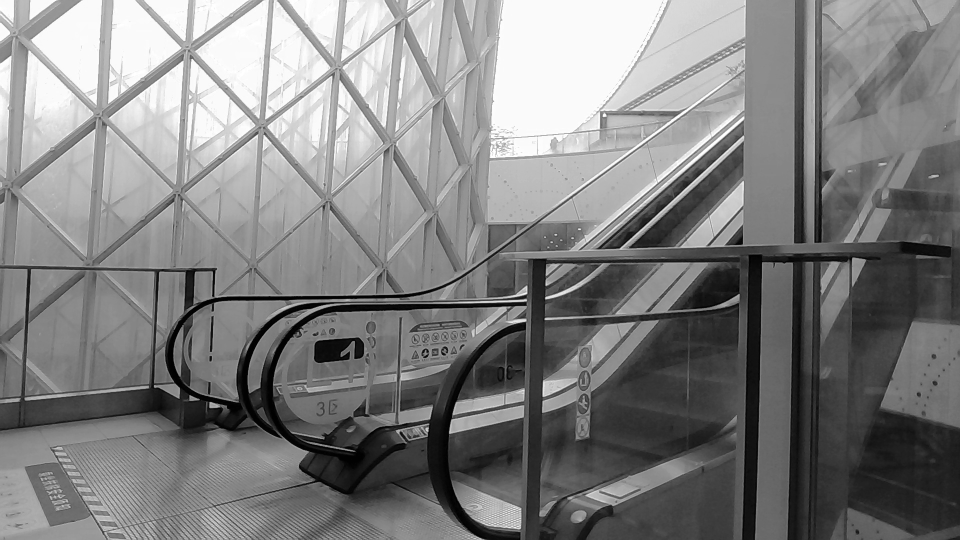
#> input picture image_quality_evaluation/brightness.png, 1920 x 1080 px (shown at 1/2 size)
$ python downsampling.py --input_path ../image_quality_evaluation/brightness.png
#> lines starting #> are read from the running program, lines starting #| are printed output that depends on the picture
import argparse
import re

import cv2
import numpy as np
from PIL import Image
import os

def Walk(path, suffix:list):
    file_list = []
    suffix = [s.lower() for s in suffix]
    if not os.path.exists(path):
        print("not exist path {}".format(path))
        return []

    if os.path.isfile(path):
        return [path,]

    for root, dirs, files in os.walk(path):
        for file in files:
            if os.path.splitext(file)[1].lower()[1:] in suffix:
                file_list.append(os.path.join(root, file))

    file_list.sort(key=lambda x:int(re.findall('\d+', os.path.splitext(os.path.basename(x))[0])[0]))

    return file_list

def resize_images_in_folder(input_path, output_path, scale):
    # 获取指定路径下所有图片文件
#> called with scale = 2
    file_list = Walk(input_path, ['jpg', 'jpeg', 'png', 'bmp'])

    # 遍历每一张图片，并将其resize成原来的2倍大小
    for img_file in file_list:
        # 打开图片文件
        img = cv2.imread(img_file, -1)
#> img is the input picture: shape (1080, 1920); min 0, max 255, mean 128.8

        # 计算新的图片大小
        resized_image = img[::2, ::2]
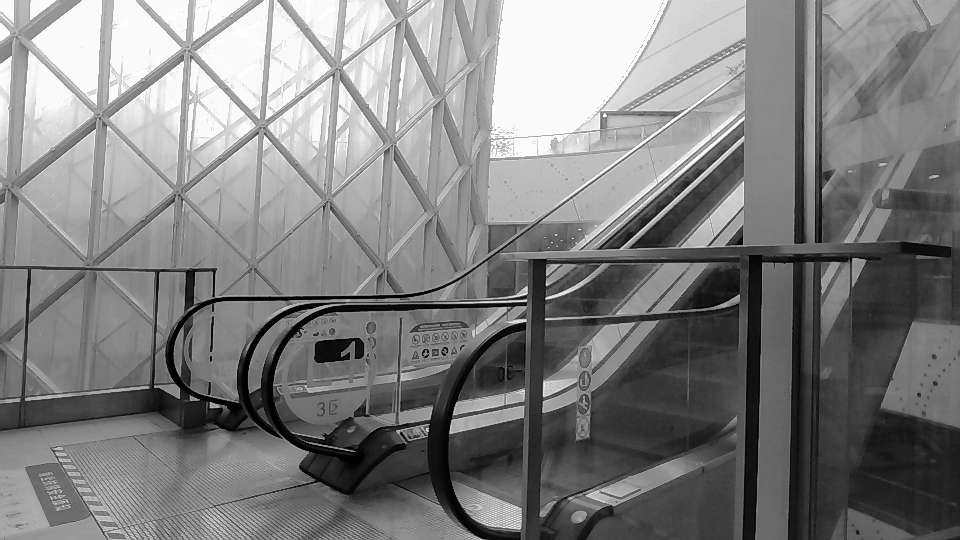
#> resized_image: shape (540, 960); min 0, max 255, mean 128.8
        resized_image = resized_image / 2
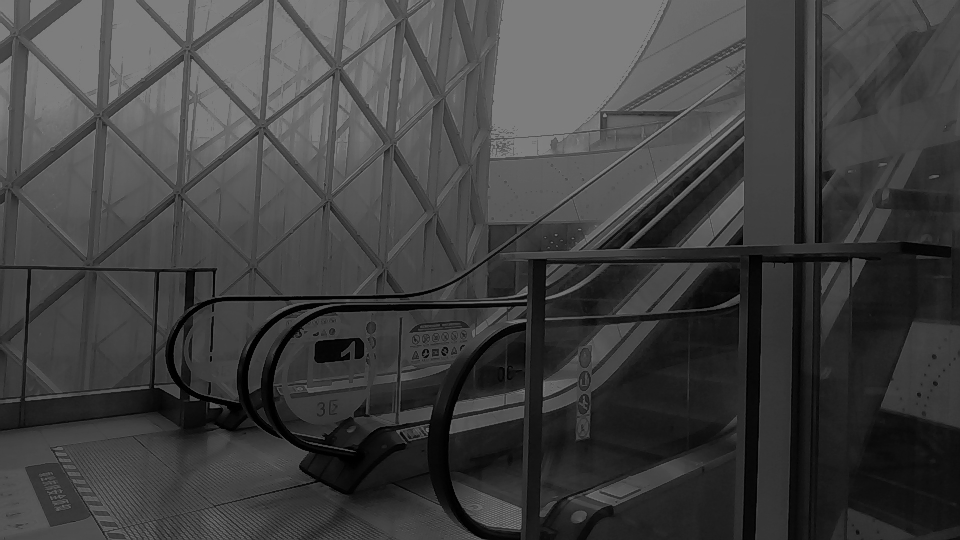
#> resized_image: shape (540, 960) float64; min 0, max 127.5, mean 64.4

        # 规定输出文件名
        output_filename = img_file.replace("scale_tof_crop_disp", "scale_tof_crop_disp_288_180")

        if not os.path.exists(os.path.split(output_filename)[0]):
            os.makedirs(os.path.split(output_filename)[0])

        # 保存resize后的图片
        resized_image = np.array(resized_image).astype("uint16")
        cv2.imwrite(output_filename, resized_image)

# 创建命令行参数解析器
parser = argparse.ArgumentParser(description='Image resizing')

# 添加命令行参数
parser.add_argument('--scale', type=float, default=2.0, help='scaling factor')
parser.add_argument('--input_path', type=str, default=None, help='scaling factor')
parser.add_argument('--output_path', type=str, default=None, help='scaling factor')

# 解析命令行参数
args = parser.parse_args()
resize_images_in_folder(args.input_path, args.output_path, args.scale)
